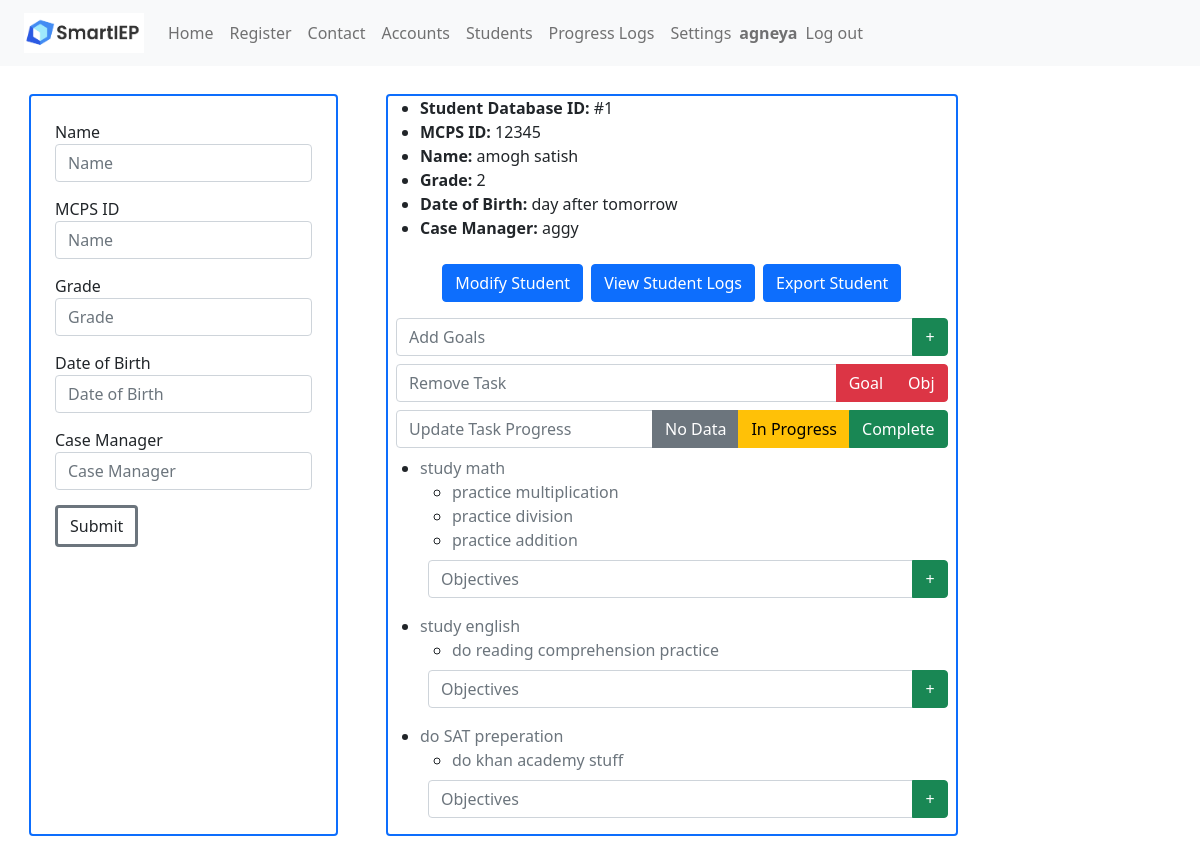
The page /students (signed in) on the database as committed earlier.
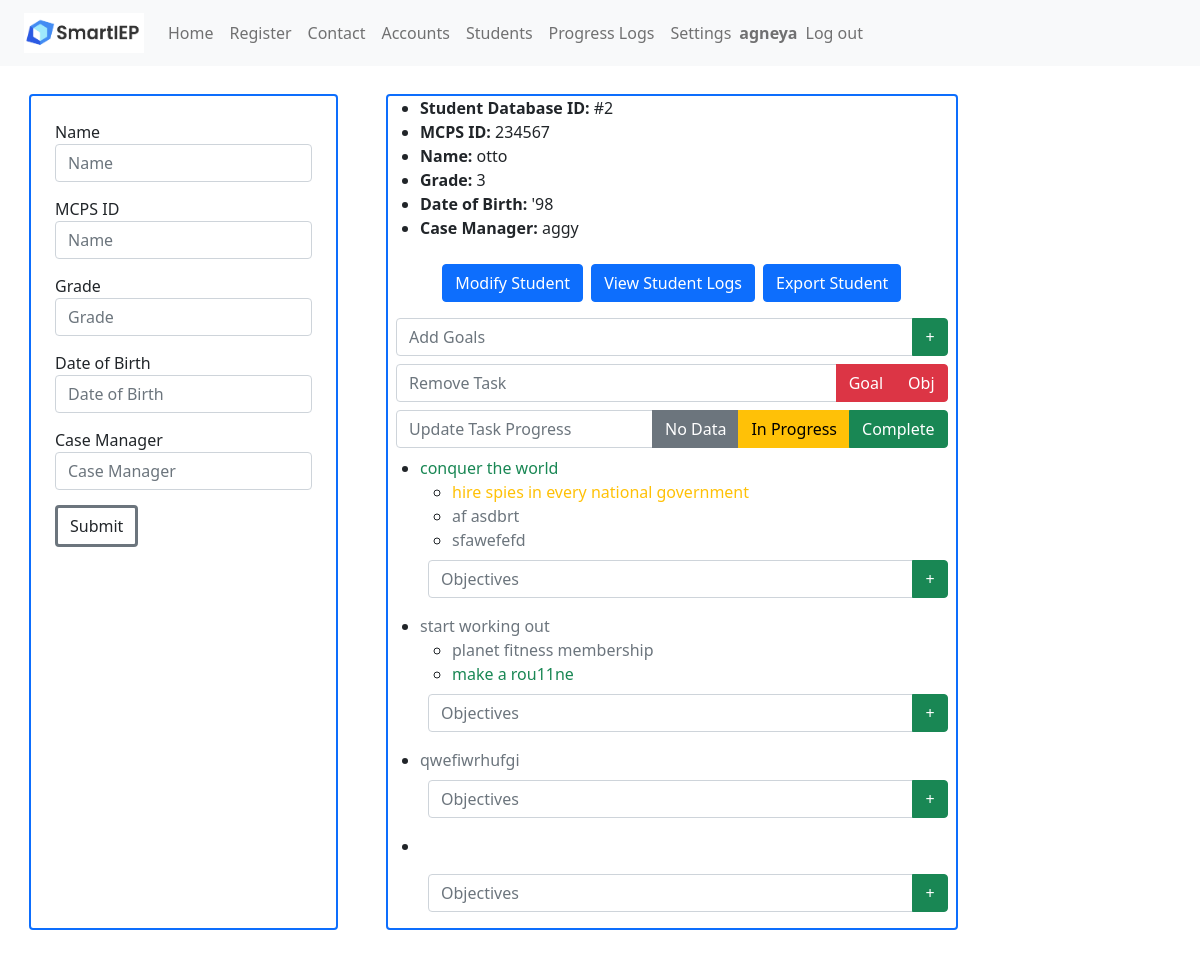
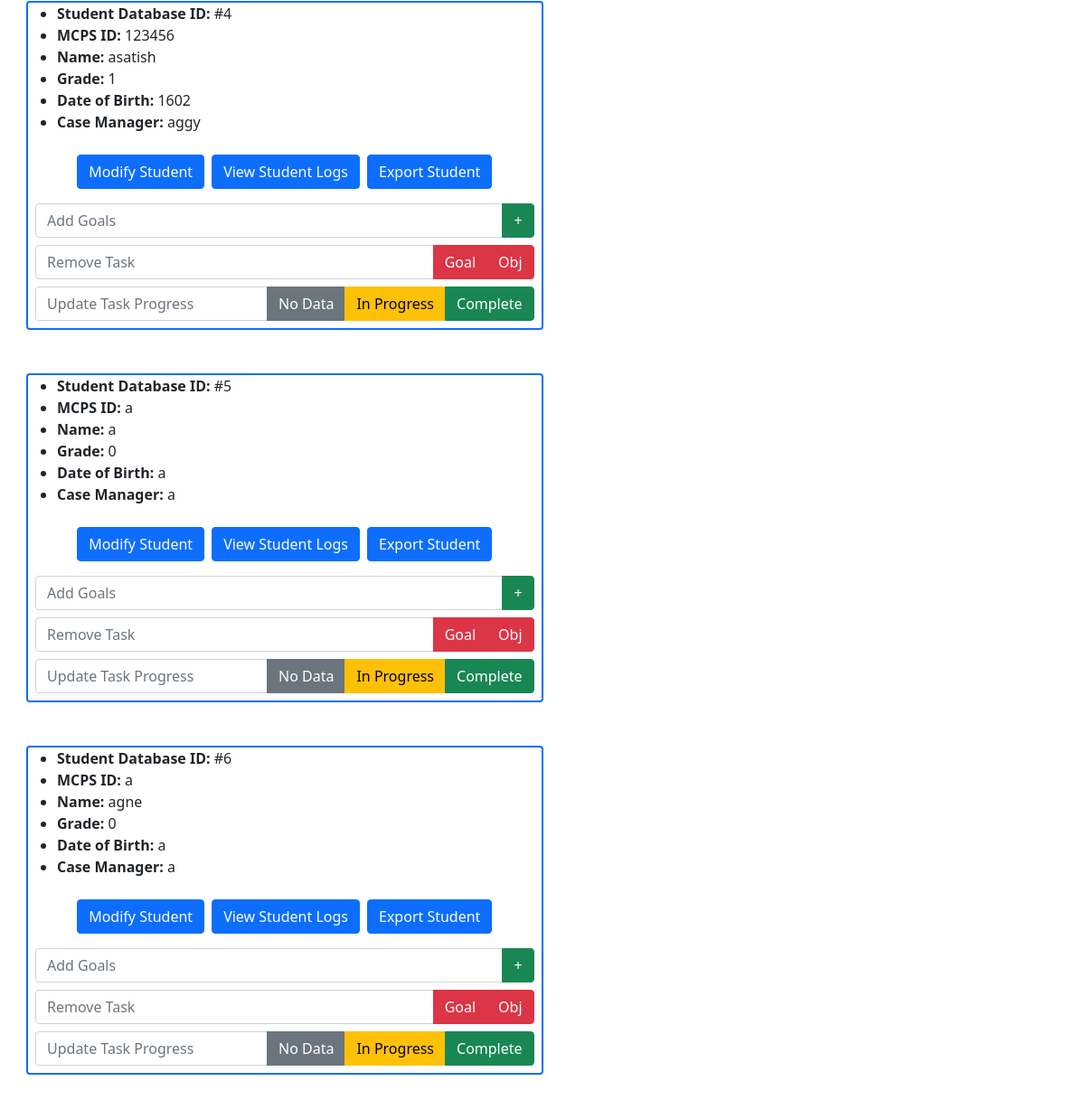
The same page on the database as committed later (2 pictures, top to bottom).
### app.py (models this page shows, shortened)
class Accounts(UserMixin, db.Model):
	__tablename__ = 'accounts'
	account_id = db.Column(db.Integer, primary_key=True)
	callname = db.Column(db.String(200),nullable=False)
	username = db.Column(db.String(200),nullable=False)
	password = db.Column(db.String(200),nullable=False)

class Students(db.Model):
	__tablename__ = 'students'
	student_id = db.Column(db.Integer, primary_key=True)
	school_id = db.Column(db.Integer)
	name = db.Column(db.String(200),nullable=False)
	grade = db.Column(db.Integer)
	dateofbirth = db.Column(db.String(200),nullable=False)
	casemanager = db.Column(db.String(200),nullable=False)
	tasks = db.Column(db.String(500),nullable=False)
	logs = db.Column(db.String(500),nullable=False)

### app.py (the view, shortened to what this page needs)
@main.route("/students", methods=('GET', 'POST'))
@login_required
def students():
	students = Students.query.all()
	return render_template('students.html',students=students)

### app.py (called while the page is built)
@login_manager.user_loader
def load_user(account_id):
    return Accounts.query.get(int(account_id))

@app.context_processor
def utility_processor():
	def parse_tasks(newData):
		if (newData != ""):
			goalArrays = []
			for i in range(MAX_GOALS):
				goalArrays.append([])
			parts = newData[:-1].split(";")
			counter = 0
			for part in parts:
				if part[1] == "[":
					part = re.sub("\[.*?\]","[]",part)
					part = part.replace("[","").replace("]","")
					goalArrays[counter].append(part)
					counter = counter + 1
			for part in parts:
				if part[1] == "(":
					goalKey = int(part[part.find("(")+1:part.find(")")])
					part = re.sub("\(.*?\)","()",part)
					part = part.replace("(","").replace(")","")
					goalArrays[goalKey].append(part)
			return goalArrays
		else:
			return []
	return dict(parse_tasks=parse_tasks)

@app.context_processor
def add_imports():
    return dict(json=json)

### templates/students.html (shortened to what this page needs)
<!DOCTYPE html>
<html lang="en">
    <head>
        <link href="https://cdn.jsdelivr.net/npm/bootstrap@5.0.2/dist/css/bootstrap.min.css" rel="stylesheet">
    </head>
    <header>
      {% include 'nav.html' %}
    </header>
    <body>
        <div class="content">
            <div class="m-4 border border-2 border-primary rounded">
                <form class="m-4" method="post" action="/createstudent">
                    <div class="form-group">
                        <label for="stuname">Name</label>
                        <input class="form-control" name="stuname" id="stuname"
                            placeholder="Name" required>
                    </div>
                    <div class="form-group">
                        <label for="stuschoolid">MCPS ID</label>
                        <input class="form-control" name="stuschoolid" id="stuschoolid"
                            placeholder="Name" required>
                    </div>
                    <div class="form-group">
                        <label for="stugrade">Grade</label>
                        <input type="number" class="form-control" name="stugrade" id="stugrade"
                            placeholder="Grade" required>
                    </div>
                    <div class="form-group">
                        <label for="studob">Date of Birth</label>
                        <input class="form-control" name="studob" id="studob"
                            placeholder="Date of Birth" required>
                    </div>
                    <div class="form-group">
                        <label for="stumanager">Case Manager</label>
                        <input class="form-control" name="stumanager" id="stumanager"
                            placeholder="Case Manager" required>
                    </div>
                    <div class="form-group">
                        <button type="submit" class="btn btn-default border border-secondary border-3">Submit</button>
                    </div>
                </form>
            </div>
            {% for student in students %}
                <div class="m-4 border border-2 border-primary rounded">
                    <ul>
                        <li><b>Student Database ID:</b> #{{ student.student_id }}</li>
                        <li><b>MCPS ID:</b> {{ student.school_id }}</li>
                        <li><b>Name:</b> {{ student.name }}</li>
                        <li><b>Grade:</b> {{ student.grade }}</li>
                        <li><b>Date of Birth:</b> {{ student.dateofbirth }}</li>
                        <li><b>Case Manager:</b> {{ student.casemanager }}</li>
                    </ul>
                    <div class="container">
                        <div class="d-flex justify-content-center align-items-center">
                            <button class="btn btn-primary" type="button" data-toggle="collapse" data-target="#dropDownForm{{ student.student_id }}" aria-expanded="false" aria-controls="dropDownForm">
                                Modify Student
                            </button>
                            <form class="m-2" method="post" action="/viewlogs">
                                <button class="btn btn-primary" name="viewlog" value="viewlog{{ student.student_id }}" type="submit">
                                    View Student Logs
                                </button>
                            </form>
                            <form class="" method="post" action="/exportstudent">
                                <button class="btn btn-primary" name="export_button" value="export_button{{ student.student_id }}" type="submit">
                                    Export Student
                                </button>
                            </form>
                        </div>
                    </div>
                    <div class="m-2">
                        <form method="post" action="/addgoal">
                            <div class="input-group mb-2">
                                <input type="text" class="form-control" name="add_goal{{ student.student_id }}" id="add_goal" placeholder="Add Goals" required>
                                <button type="submit" class="btn btn-success" name="submit_goal" value="submit{{ student.student_id }}">+</button>
                            </div>
                        </form>
                        <form method="post" action="/removegoal">
                            <div class="input-group mb-2">
                                <input type="text" class="form-control" name="remove_goal{{ student.student_id }}" id="remove_goal" placeholder="Remove Task" required>
                                <button type="submit" class="btn btn-danger" name="remove_goal" value="remove{{ student.student_id }}">Goal</button>
                                <button type="submit" class="btn btn-danger" name="remove_obj" formaction="/removeobjective" value="remove_obj{{ student.student_id }}">Obj</button>
                            </div>
                        </form>
                        <form method="post" action="/setprogress">
                            <div class="input-group mb-2">
                                <input type="text" class="form-control" name="set_progress{{ student.student_id }}" id="set_progress" placeholder="Update Task Progress" required>
                                <button type="submit" class="btn btn-secondary" name="setnodata" formaction="/setnodata" value="setnodata{{ student.student_id }}">No Data</button>
                                <button type="submit" class="btn btn-warning" name="setinprogress" formaction="/setinprogress" value="setinprogress{{ student.student_id }}">In Progress</button>
                                <button type="submit" class="btn btn-success" name="setcomplete" formaction="/setcomplete" value="setcomplete{{ student.student_id }}">Complete</button>
                            </div>
                        </form>
                    </div>
                    {% for taskarr in parse_tasks(student.tasks) if not taskarr|length == 0%}
                        <ul class="mt-1">
                            <li>
                                <p style="margin-bottom: 0rem;" class="{% if taskarr[0][0] == '0' %}text-secondary{% elif taskarr[0][0] == '1' %}text-warning{% elif taskarr[0][0] == '2' %}text-success{% endif %}">{{ taskarr[0][1:] }}</p>
                            </li>
                                <ul>
                                    {% set counter = 1%}
                                    {% for objective in taskarr[1:] %}
                                        <li>
                                            <p style="margin-bottom: 0rem;" class="{% if taskarr[loop.index][0] == '0' %}text-secondary{% elif taskarr[loop.index][0] == '1' %}text-warning{% elif taskarr[loop.index][0] == '2' %}text-success{% endif %}">{{ taskarr[loop.index][1:] }}</p>
                                        </li>
                                    {% endfor %}
                                </ul>
                                <form method="post" class="m-2" action="/addobjectives">
                                    <div class="input-group mb-3">
                                      <input type="text" class="form-control" name="{{ student.student_id }}obj{{ loop.index }}" id="add_objective" placeholder="Objectives" required>
                                      <button class="btn btn-success" type="submit" name="add_objective" value="{{ student.student_id }};{{ loop.index }}">+</button>
                                    </div>
                                </form>
                        </ul>
                    {% endfor %}
                </div>
            {% endfor %}
        </div>
    </body>
</html>

### templates/nav.html (shortened to what this page needs)
<nav class="px-4 navbar fixed-top navbar-expand-lg navbar-light bg-light">
    <a class="navbar-brand" href="/"><img src="static\smartieplogo.png" width="120" height="40"></a>
    <div>
      <ul class="navbar-nav mr-auto">
        <li class="nav-item active">
          <a class="nav-link" href="/signin">Home</a>
        </li>
        <li class="nav-item">
          <a class="nav-link" href="/register">Register</a>
        </li>
        <li class="nav-item">
          <a class="nav-link" href="/contactus">Contact</a>
        </li>
        {% if current_user.is_authenticated %}
        <li class="nav-item">
          <a class="nav-link" href="/accounts">Accounts</a>
        </li>
        <li class="nav-item">
          <a class="nav-link" href="/students">Students</a>
        </li>
        <li class="nav-item">
          <a class="nav-link" href="/logs">Progress Logs</a>
        </li>
        <li class="nav-item">
          <a class="nav-link" href="/terminatestudent">Settings</a>
        </li>
        <span style="float: right" class="navbar-text navbar-right">
          <b>{{ current_user.callname }}</b>
        </span>
        <li style="float: right" class="nav-item">
          <a class="nav-link" href="/logout">Log out</a>
        </li>
      </ul>
        {% endif %}
    </div>
  </nav>

### templates/students.html (style rules this page uses)
.form-group { margin-top:15px; }
.content { margin: 5px; width: 100%; display: flex; flex-direction: row; flex-wrap: wrap; }
body { padding-top: 60px; }
p { margin-top: 0; margin-bottom: 1rem; }

Rows that differ between the two databases and show on the page:
removed Students: student_id "1", school_id "12345", name "amogh satish", grade "2", dateofbirth "day after tomorrow", casemanager "aggy", taskarr "study math" "study english" "do SAT preperation", taskarr "practice multiplication" "practice division" "practice addition" "do reading comprehension practice" "do khan academy stuff"
added Students: student_id "2", school_id "234567", name "otto", grade "3", dateofbirth "'98", casemanager "aggy", taskarr "conquer the world" "start working out" "qwefiwrhufgi", taskarr "hire spies in every national government" "af asdbrt" "sfawefefd" "planet fitness membership" "make a rou11ne"
added Students: student_id "4", school_id "123456", name "asatish", grade "1", dateofbirth "1602", casemanager "aggy"
added Students: student_id "5", school_id "a", name "a", grade "0", dateofbirth "a", casemanager "a"
added Students: student_id "6", school_id "a", name "agne", grade "0", dateofbirth "a", casemanager "a"
